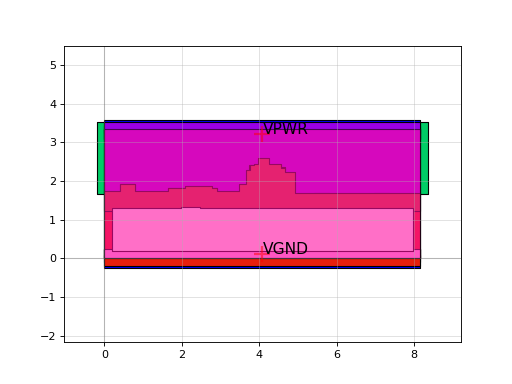

Recreate this plot in Python.
import sky130

c = sky130.components.sky130_fd_sc_hs__dlxbp_1()
c.plot()
